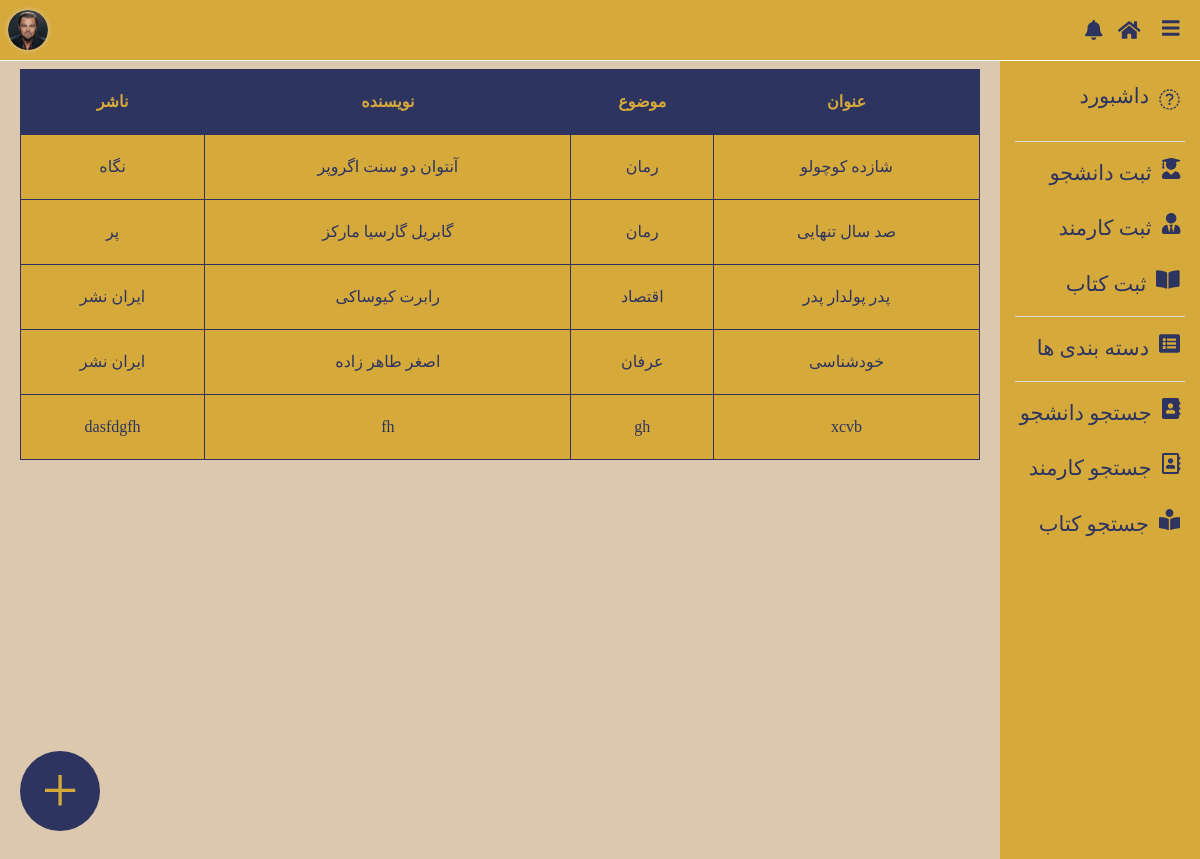
The page /assest/php/all-books.php on the database its author committed.
### tables this page shows
CREATE TABLE `colors` (
  `id` int(3) NOT NULL,
  `bg-color` varchar(255) NOT NULL,
  `panel-color` varchar(255) NOT NULL,
  `text-color` varchar(255) NOT NULL
);

CREATE TABLE `books` (
  `id` int(11) NOT NULL,
  `title` varchar(20) NOT NULL,
  `subject` varchar(20) NOT NULL,
  `writer` varchar(20) NOT NULL,
  `publisher` varchar(20) NOT NULL
);

### assest/php/colors.php (called while the page is built, shortened)
<?php
$conn = mysqli_connect('localhost', 'root', '', 'library');
$colors = "SELECT * FROM `colors`";
$colors_query = mysqli_query($conn, $colors);
$rowcolor = mysqli_fetch_assoc($colors_query);
$panel = $rowcolor['panel-color'];
$text = $rowcolor['text-color'];
?>

### assest/php/all-books.php (the view, shortened to what this page needs)
<?php
$conn = mysqli_connect('localhost', 'root', '', 'library');
$select = "SELECT * FROM `books`";
$sql = mysqli_query($conn, $select);
include "colors.php";
?>
<!DOCTYPE html>
<html class="h-100">
<head>
  <link rel="stylesheet" href="../bootstrap/bootstrap.css" />
</head>
<body dir="rtl" style="background-color: <?php echo $rowcolor['bg-color'] ?>;">
  <?php
  include "cms-header.php";
  ?>
  <div class="d-flex h-100">
    <?php include "cms.php" ?>
    <div class="bg-wite m-4 mx-auto" id="content">
      <div class="table-responsive">
        <table class="table text-center my-2 table-bordered" style="border: 1px solid <?php echo $text ?>;">
          <thead style="background-color: <?php echo $text ?>; color: <?php echo $panel ?>;">
            <tr>
              <th>عنوان</th>
              <th>موضوع</th>
              <th>نویسنده</th>
              <th>ناشر</th>
            </tr>
          </thead>
          <tbody class="align-items-center" style="background-color: <?php echo $panel ?>; color: <?php echo $text ?>;">
            <?php
            while ($row = $sql->fetch_assoc()) {
              echo ('<tr>' .
                '<td>' . $row['title'] . '</td>'
                . '<td>' . $row['subject'] . '</td>'
                . '<td>' . $row['writer'] . '</td>'
                . '<td>' . $row['publisher'] . '</td>' .
                '</tr>');
            }
            ?>
          </tbody>
        </table>
      </div>
    </div>
  </div>
</body>
<div id="btn-plus">
  <a href="add-book.php" class="text-center" style="background-color: <?php echo $text ?>; color: <?php echo $panel ?>;">
    <h1 class="my-auto">+</h1>
  </a>
</div>
</html>

### rows shown on the page
books: title "شازده کوچولو", subject "رمان", writer "آنتوان دو سنت اگروپر", publisher "نگاه"
books: title "صد سال تنهایی", subject "رمان", writer "گابریل گارسیا مارکز", publisher "پر"
books: title "پدر پولدار پدر", subject "اقتصاد", writer "رابرت کیوساکی", publisher "ایران نشر"
books: title "خودشناسی", subject "عرفان", writer "اصغر طاهر زاده", publisher "ایران نشر"
books: title "xcvb", subject "gh", writer "fh", publisher "dasfdgfh"
